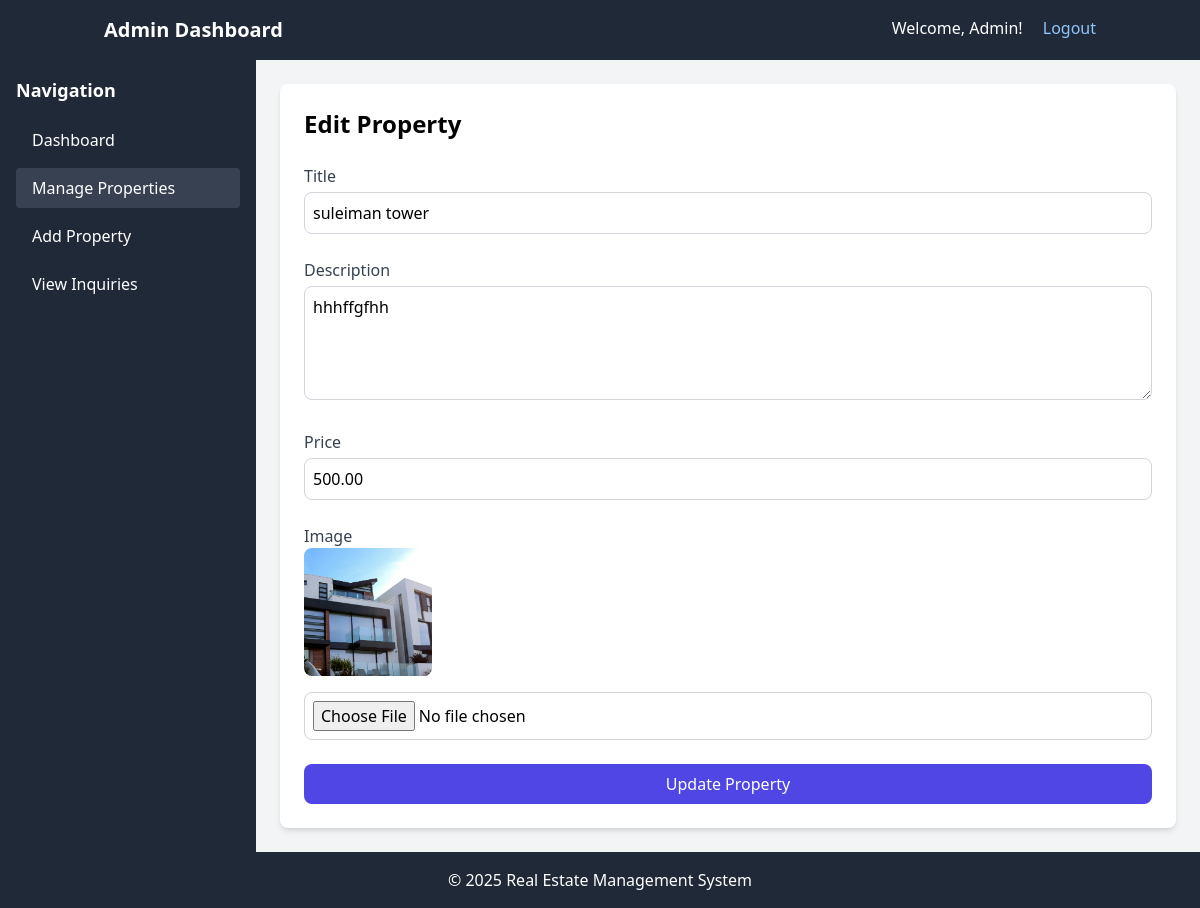
Screenshot of /Admin/edit_property.php?id=8 (signed in) with the database file from the repository.
### tables this page shows
CREATE TABLE `properties` (
  `id` int(11) NOT NULL,
  `title` varchar(255) NOT NULL,
  `price` decimal(10,2) NOT NULL,
  `location` varchar(255) NOT NULL,
  `description` text NOT NULL,
  `image` varchar(255) DEFAULT NULL,
  `created_at` timestamp NOT NULL DEFAULT current_timestamp(),
  `type` enum('rent','sale') NOT NULL,
  `assigned_to` int(11) DEFAULT NULL
);

### Admin/edit_property.php (the view, shortened to what this page needs)
<?php
include '../includes/db_connect.php';
if (isset($_GET['id'])) {
    $id = $_GET['id'];
    $stmt = $pdo->prepare("SELECT * FROM properties WHERE id = ?");
    $stmt->execute([$id]);
    $property = $stmt->fetch();
} else {
    header("Location: manage_properties.php");
    exit();
}
?>
<!DOCTYPE html>
<html lang="en">
<head>
    <script src="https://cdn.tailwindcss.com"></script>
</head>
<body class="bg-gray-100 min-h-screen">
    <header class="bg-gray-800 text-white py-4">
        <div class="container mx-auto px-4 flex justify-between">
            <h1 class="text-xl font-bold">Admin Dashboard</h1>
            <div>
                Welcome, <?= htmlspecialchars($_SESSION['name']) ?>!
                <a href="../auth/logout.php" class="text-blue-300 hover:underline ml-4">Logout</a>
            </div>
        </div>
    </header>
    <div class="flex flex-1">
        <aside class="w-64 bg-gray-800 text-white p-4">
            <h2 class="text-lg font-bold mb-4">Navigation</h2>
            <nav>
                <a href="dashboard.php" class="block py-2 px-4 hover:bg-gray-700 rounded mb-2">Dashboard</a>
                <a href="manage_properties.php" class="block py-2 px-4 bg-gray-700 rounded mb-2">Manage Properties</a>
                <a href="add_property.php" class="block py-2 px-4 hover:bg-gray-700 rounded mb-2">Add Property</a>
                <a href="view_inquiries.php" class="block py-2 px-4 hoverbg-gray-700 rounded">View Inquiries</a>
            </nav>
        </aside>
        <main class="flex-1 p-6">
            <div class="max-w-4xl mx-auto bg-white rounded-lg shadow-md p-6">
                <h2 class="text-2xl font-bold mb-6">Edit Property</h2>
                <form method="POST" enctype="multipart/form-data" class="space-y-6">
                    <div>
                        <label for="title" class="block text-gray-700 font-medium">Title</label>
                        <input
                            type="text"
                            name="title"
                            id="title"
                            value="<?= isset($property['title']) ? htmlspecialchars($property['title']) : '' ?>"
                            class="w-full mt-1 border border-gray-300 rounded-lg p-2 focus:ring focus:ring-indigo-500 focus:border-indigo-500"
                            required>
                    </div>
                    <div>
                        <label for="description" class="block text-gray-700 font-medium">Description</label>
                        <textarea
                            name="description"
                            id="description"
                            rows="4"
                            class="w-full mt-1 border border-gray-300 rounded-lg p-2 focus:ring focus:ring-indigo-500 focus:border-indigo-500"
                            required><?= isset($property['description']) ? htmlspecialchars($property['description']) : '' ?></textarea>
                    </div>
                    <div>
                        <label for="price" class="block text-gray-700 font-medium">Price</label>
                        <input
                            type="number"
                            name="price"
                            id="price"
                            value="<?= isset($property['price']) ? $property['price'] : '' ?>"
                            class="w-full mt-1 border border-gray-300 rounded-lg p-2 focus:ring focus:ring-indigo-500 focus:border-indigo-500"
                            step="0.01"
                            required>
                    </div>
                    <div>
                        <label class="block text-gray-700 font-medium">Image</label>
                        <?php if (!empty($property['image']) && file_exists("../uploads/" . $property['image'])): ?>
                            <img src="../uploads/<?= htmlspecialchars($property['image']) ?>" alt="Property Image" class="w-32 h-32 object-cover rounded-lg mb-3">
                        <?php endif; ?>
                        <input
                            type="file"
                            name="image"
                            class="w-full mt-1 border border-gray-300 rounded-lg p-2 focus:ring focus:ring-indigo-500 focus:border-indigo-500">
                    </div>
                    <button
                        type="submit"
                        class="w-full bg-indigo-600 text-white font-medium py-2 px-4 rounded-lg hover:bg-indigo-700">
                        Update Property
                    </button>
                </form>
            </div>
        </main>
    </div>
    <footer class="bg-gray-800 text-white text-center py-4">
        &copy; 2025 Real Estate Management System
    </footer>
</body>
</html>

### rows the page displays
properties: title "suleiman tower", description "hhhffgfhh", price "500.00", image (picture)

### other values shown
$_SESSION['name'] "Admin"
